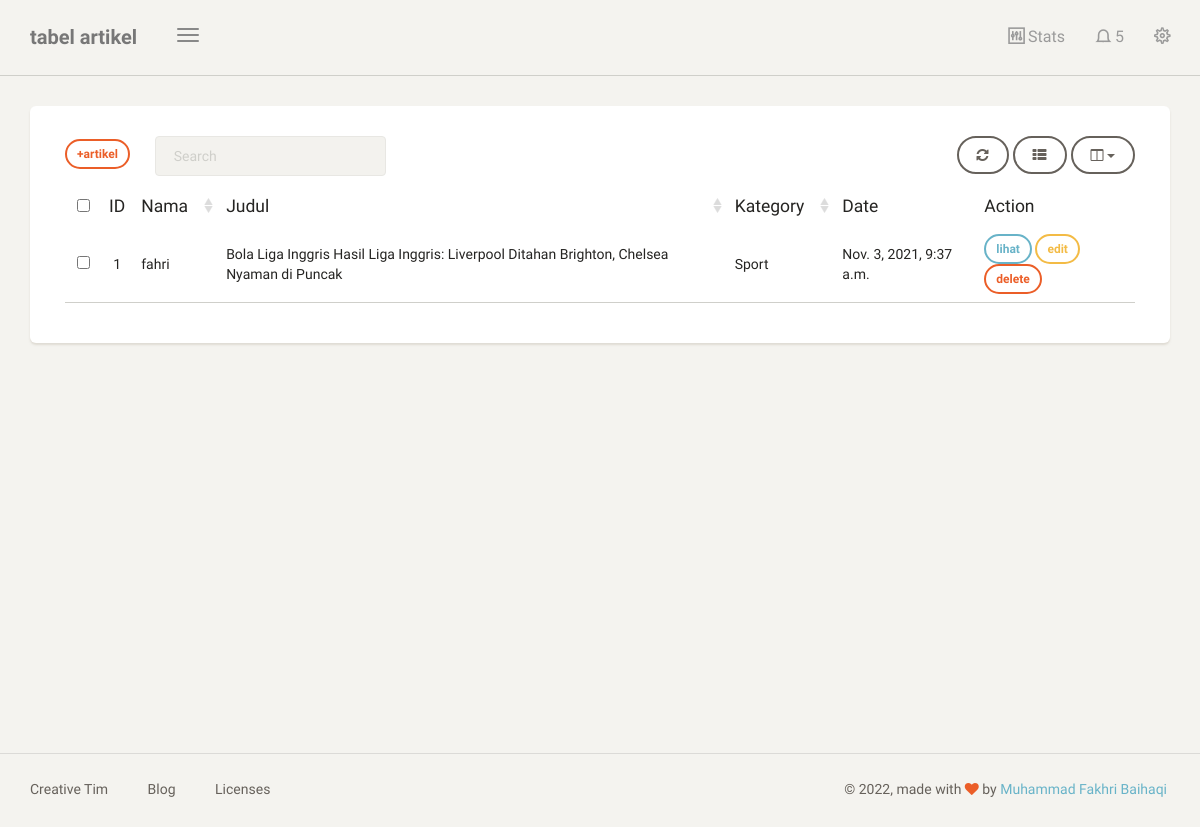
The app's page /dashboard/artikel/ (signed in) with its own data.
### blog/models.py (models this page shows, shortened)
class Artikel(models.Model):
    nama = models.ForeignKey(User, on_delete=models.CASCADE, blank=True, null=True)
    judul = models.CharField(max_length=100)
    body = models.TextField()
    kategory = models.ForeignKey(Kategori, on_delete=models.CASCADE)
    date = models.DateTimeField(auto_now_add=True)
    class Meta:
        ordering =['-date']
        verbose_name_plural = "Artikel"

class Kategori(models.Model):
    nama = models.CharField(max_length=20)
    def __str__(self):
        return self.nama
    class Meta:
        verbose_name_plural = "Kategori"

### blog/views.py (the view)
# urls.py: path('artikel/',artikel, name='tabel_artikel'),
@login_required
def artikel(request):
    template_name = "back/tabel_artikel.html"
    artikel = Artikel.objects.filter(nama = request.user)
    context = {
        'title':'tabel artikel',
        'artikel':artikel,
    }
    return render(request, template_name, context)

### templates/back/tabel_artikel.html (shortened to what this page needs)
{% extends 'back/base.html' %}
{% block content %}
<div class="content">
    <div class="container-fluid">
        <div class="row">
            <div class="col-md-12">
                <div class="card">
                    <div class="card-content">
                        <div class="toolbar">
                            <a class="btn btn-sm btn-danger" href="{% url 'tambah_artikel' %}">+artikel</a> &ensp;&ensp;&ensp;
                        </div>
                        <table id="bootstrap-table" class="table">
                            <thead>
                                <th data-field="id" class="text-center">ID</th>
                                <th data-field="name" data-sortable="true">Nama</th>
                                <th data-field="salary" data-sortable="true">Judul</th>
                                <th data-field="country" data-sortable="true">Kategory</th>
                                <th data-field="city">Date</th>
                                <th>Action</th>
                            </thead>
                            <tbody>
                                {% for a in artikel %}
                                <tr>
                                    <td>{{forloop.counter}}</td>
                                    <td>{{a.nama}}</td>
                                    <td>{{a.judul}}</td>
                                    <td>{{a.kategory}}</td>
                                    <td>{{a.date}}</td>
                                    <td>
                                        <a class="btn btn-sm btn-info" href="{% url 'lihat_artikel' a.id %}">lihat</a>
                                        <a class="btn btn-sm btn-warning" href="{% url 'edit_artikel' a.id %}">edit</a>
                                        <a onClick="return confirm('delete artikel?');" class="btn btn-sm btn-danger" href="{% url 'delete_artikel' a.id %}">delete</a>
                                    </td>
                                </tr>
                                {% endfor %}
                            </tbody>
                        </table>
                    </div>
                </div>
            </div>
        </div>
    </div>
</div>
{% endblock content %}

### records on screen
Artikel: nama "fahri", judul "Bola Liga Inggris Hasil Liga Inggris: Liverpool Ditahan Brighton, Chelsea Nyaman di Puncak", kategory "Sport", date "Nov. 3, 2021, 9:37 a.m."

### other values on screen
{{ title }} "tabel artikel"
